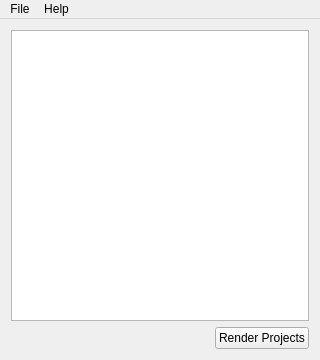
<?xml version="1.0" encoding="UTF-8"?>
<ui version="4.0">
 <class>AnimeRenderfarm</class>
 <widget class="QMainWindow" name="AnimeRenderfarm">
  <property name="geometry">
   <rect>
    <x>0</x>
    <y>0</y>
    <width>320</width>
    <height>360</height>
   </rect>
  </property>
  <property name="minimumSize">
   <size>
    <width>320</width>
    <height>360</height>
   </size>
  </property>
  <property name="acceptDrops">
   <bool>true</bool>
  </property>
  <property name="windowTitle">
   <string>Anime Renderfarm</string>
  </property>
  <widget class="QWidget" name="centralWidget">
   <layout class="QVBoxLayout" name="verticalLayout_3">
    <item>
     <widget class="QListView" name="listProjects">
      <property name="editTriggers">
       <set>QAbstractItemView::NoEditTriggers</set>
      </property>
     </widget>
    </item>
    <item>
     <layout class="QHBoxLayout" name="horizontalLayout">
      <item>
       <spacer name="horizontalSpacer">
        <property name="orientation">
         <enum>Qt::Horizontal</enum>
        </property>
        <property name="sizeHint" stdset="0">
         <size>
          <width>228</width>
          <height>20</height>
         </size>
        </property>
       </spacer>
      </item>
      <item>
       <widget class="QPushButton" name="buttonRenderProjects">
        <property name="text">
         <string>Render Projects</string>
        </property>
       </widget>
      </item>
     </layout>
    </item>
   </layout>
  </widget>
  <widget class="QMenuBar" name="menuBar">
   <property name="geometry">
    <rect>
     <x>0</x>
     <y>0</y>
     <width>320</width>
     <height>21</height>
    </rect>
   </property>
   <widget class="QMenu" name="menuFile">
    <property name="title">
     <string>File</string>
    </property>
    <addaction name="actionOpenProjectFiles"/>
    <addaction name="actionRenderSettings"/>
   </widget>
   <widget class="QMenu" name="menuHelp">
    <property name="title">
     <string>Help</string>
    </property>
    <addaction name="actionAboutApplication"/>
    <addaction name="actionAboutQt"/>
   </widget>
   <addaction name="menuFile"/>
   <addaction name="menuHelp"/>
  </widget>
  <action name="actionOpenProjectFiles">
   <property name="text">
    <string>Open Project Files</string>
   </property>
   <property name="toolTip">
    <string>Open an Anime Studio or Moho project for rendering</string>
   </property>
   <property name="shortcut">
    <string>Ctrl+O</string>
   </property>
  </action>
  <action name="actionAboutApplication">
   <property name="text">
    <string>About Anime Renderfarm</string>
   </property>
   <property name="shortcut">
    <string>Ctrl+/</string>
   </property>
  </action>
  <action name="actionRenderSettings">
   <property name="text">
    <string>Render Options</string>
   </property>
   <property name="toolTip">
    <string>Render Options</string>
   </property>
   <property name="shortcut">
    <string>Ctrl+,</string>
   </property>
  </action>
  <action name="actionAboutQt">
   <property name="text">
    <string>About Qt</string>
   </property>
   <property name="shortcut">
    <string>Meta+/</string>
   </property>
  </action>
 </widget>
 <layoutdefault spacing="6" margin="11"/>
 <resources/>
 <connections>
  <connection>
   <sender>actionOpenProjectFiles</sender>
   <signal>triggered()</signal>
   <receiver>AnimeRenderfarm</receiver>
   <slot>showOpenProjectsDialogue()</slot>
   <hints>
    <hint type="sourcelabel">
     <x>-1</x>
     <y>-1</y>
    </hint>
    <hint type="destinationlabel">
     <x>205</x>
     <y>159</y>
    </hint>
   </hints>
  </connection>
  <connection>
   <sender>buttonRenderProjects</sender>
   <signal>clicked()</signal>
   <receiver>AnimeRenderfarm</receiver>
   <slot>renderProjects()</slot>
   <hints>
    <hint type="sourcelabel">
     <x>300</x>
     <y>328</y>
    </hint>
    <hint type="destinationlabel">
     <x>140</x>
     <y>336</y>
    </hint>
   </hints>
  </connection>
  <connection>
   <sender>actionAboutApplication</sender>
   <signal>triggered()</signal>
   <receiver>AnimeRenderfarm</receiver>
   <slot>openAboutApplication()</slot>
   <hints>
    <hint type="sourcelabel">
     <x>-1</x>
     <y>-1</y>
    </hint>
    <hint type="destinationlabel">
     <x>174</x>
     <y>174</y>
    </hint>
   </hints>
  </connection>
  <connection>
   <sender>actionRenderSettings</sender>
   <signal>triggered()</signal>
   <receiver>AnimeRenderfarm</receiver>
   <slot>openRenderSettings()</slot>
   <hints>
    <hint type="sourcelabel">
     <x>-1</x>
     <y>-1</y>
    </hint>
    <hint type="destinationlabel">
     <x>158</x>
     <y>174</y>
    </hint>
   </hints>
  </connection>
  <connection>
   <sender>actionAboutQt</sender>
   <signal>triggered()</signal>
   <receiver>AnimeRenderfarm</receiver>
   <slot>openAboutQt()</slot>
   <hints>
    <hint type="sourcelabel">
     <x>-1</x>
     <y>-1</y>
    </hint>
    <hint type="destinationlabel">
     <x>159</x>
     <y>179</y>
    </hint>
   </hints>
  </connection>
 </connections>
 <slots>
  <slot>showOpenProjectsDialogue()</slot>
  <slot>renderProjects()</slot>
  <slot>openAboutApplication()</slot>
  <slot>openRenderSettings()</slot>
  <slot>openAboutQt()</slot>
 </slots>
</ui>
